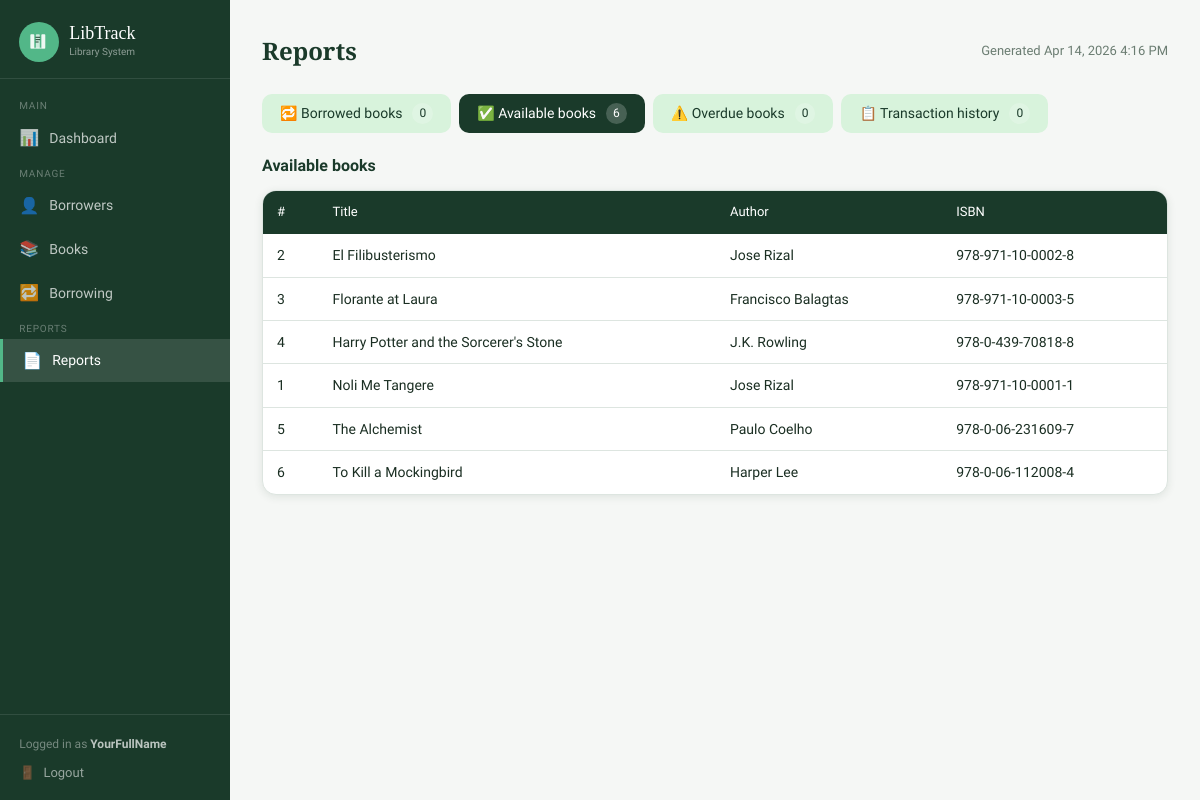
Page /reports.php?report=available (signed in) on the committed database.
### tables this page shows
CREATE TABLE IF NOT EXISTS books (
    book_id    INT AUTO_INCREMENT PRIMARY KEY,
    title      VARCHAR(200) NOT NULL,
    author     VARCHAR(150) NOT NULL,
    isbn       VARCHAR(30)  UNIQUE,
    available  TINYINT(1)   NOT NULL DEFAULT 1,
    created_at DATETIME DEFAULT CURRENT_TIMESTAMP
);

### config.php (called while the page is built, shortened)
<?php
function sanitize(string $str): string {
    return htmlspecialchars(trim($str), ENT_QUOTES, 'UTF-8');
}

### reports.php (the view, shortened to what this page needs)
<?php
require 'config.php';
$report = $_GET['report'] ?? 'borrowed';
$borrowed = $pdo->query("
    SELECT br.record_id, b.name AS borrower, b.contact, bk.title, bk.author,
           br.borrow_date, br.due_date, br.status
    FROM borrow_records br
    JOIN borrowers b  ON b.borrower_id = br.borrower_id
    JOIN books     bk ON bk.book_id    = br.book_id
    WHERE br.status IN ('borrowed','overdue')
    ORDER BY br.status DESC, br.due_date ASC
")->fetchAll();
$available = $pdo->query("
    SELECT book_id, title, author, isbn FROM books WHERE available=1 ORDER BY title
")->fetchAll();
$overdue = $pdo->query("
    SELECT br.record_id, b.name AS borrower, b.contact, bk.title,
           br.borrow_date, br.due_date,
           DATEDIFF(CURDATE(), br.due_date) AS days_overdue
    FROM borrow_records br
    JOIN borrowers b  ON b.borrower_id = br.borrower_id
    JOIN books     bk ON bk.book_id    = br.book_id
    WHERE br.status = 'overdue'
    ORDER BY br.due_date ASC
")->fetchAll();
$history = $pdo->query("
    SELECT br.record_id, b.name AS borrower, bk.title,
           br.borrow_date, br.due_date, br.return_date, br.status
    FROM borrow_records br
    JOIN borrowers b  ON b.borrower_id = br.borrower_id
    JOIN books     bk ON bk.book_id    = br.book_id
    ORDER BY br.record_id DESC
    LIMIT 100
")->fetchAll();
require 'includes/header.php';
?>
<div class="page-header">
  <h1>Reports</h1>
  <span style="font-size:13px;color:var(--text-muted);">Generated <?= date('M j, Y g:i A') ?></span>
</div>
<div style="display:flex;gap:.5rem;margin-bottom:1.25rem;flex-wrap:wrap;">
  <?php
  $tabs = [
    'borrowed'  => ['🔁 Borrowed books',   count($borrowed)],
    'available' => ['✅ Available books',   count($available)],
    'overdue'   => ['⚠️ Overdue books',    count($overdue)],
    'history'   => ['📋 Transaction history', count($history)],
  ];
  foreach ($tabs as $key => [$label, $count]):
  ?>
    <a href="reports.php?report=<?= $key ?>"
       class="btn <?= $report===$key ? 'btn-primary' : 'btn-secondary' ?>">
      <?= $label ?>
      <span style="background:rgba(255,255,255,.2);padding:1px 7px;border-radius:12px;font-size:12px;margin-left:4px;">
        <?= $count ?>
      </span>
    </a>
  <?php endforeach; ?>
</div>
<?php if ($report === 'borrowed'): ?>
  <h2 style="font-size:16px;margin-bottom:.75rem;color:var(--green-dark);">Currently borrowed books</h2>
  <?php if (empty($borrowed)): ?>
    <div class="empty-state card"><div class="icon">🎉</div><p>All books are currently available!</p></div>
  <?php else: ?>
  <div class="table-wrap">
    <table>
      <thead><tr><th>#</th><th>Borrower</th><th>Contact</th><th>Book</th><th>Author</th><th>Borrow date</th><th>Due date</th><th>Status</th></tr></thead>
      <tbody>
        <?php foreach ($borrowed as $r): ?>
        <tr>
          <td><?= $r['record_id'] ?></td>
          <td><?= sanitize($r['borrower']) ?></td>
          <td><?= sanitize($r['contact']) ?: '—' ?></td>
          <td><?= sanitize($r['title']) ?></td>
          <td><?= sanitize($r['author']) ?></td>
          <td><?= $r['borrow_date'] ?></td>
          <td><?= $r['due_date'] ?></td>
          <td><span class="badge badge-<?= $r['status'] ?>"><?= ucfirst($r['status']) ?></span></td>
        </tr>
        <?php endforeach; ?>
      </tbody>
    </table>
  </div>
  <?php endif; ?>
<?php elseif ($report === 'available'): ?>
  <h2 style="font-size:16px;margin-bottom:.75rem;color:var(--green-dark);">Available books</h2>
  <?php if (empty($available)): ?>
    <div class="empty-state card"><div class="icon">📚</div><p>No books are currently available.</p></div>
  <?php else: ?>
  <div class="table-wrap">
    <table>
      <thead><tr><th>#</th><th>Title</th><th>Author</th><th>ISBN</th></tr></thead>
      <tbody>
        <?php foreach ($available as $b): ?>
        <tr>
          <td><?= $b['book_id'] ?></td>
          <td><?= sanitize($b['title']) ?></td>
          <td><?= sanitize($b['author']) ?></td>
          <td><?= sanitize($b['isbn']) ?: '—' ?></td>
        </tr>
        <?php endforeach; ?>
      </tbody>
    </table>
  </div>
  <?php endif; ?>
<?php endif; ?>
<?php require 'includes/footer.php'; ?>

### assets/css/style.css (style rules this page uses)
:root { --green-dark: #1a3a2a; --green-mid: #2d6a4f; --green-light: #52b788; --green-pale: #d8f3dc; --accent: #f4a261; --danger: #c0392b; --danger-pale: #fde8e8; --warning: #e67e22; --warning-pale: #fef3e2; --bg: #f5f7f5; --surface: #ffffff; --border: #dde5e0; --text: #1a2e22; --text-muted: #6b7d72; --radius: 10px; --radius-lg: 14px; --shadow: 0 2px 8px rgba(26,58,42,.10); }
*, *::before, *::after { box-sizing: border-box; margin: 0; padding: 0; }
body { font-family: 'Source Sans 3', sans-serif; background: var(--bg); color: var(--text); font-size: 15px; line-height: 1.6; min-height: 100vh; }
a { color: var(--green-mid); text-decoration: none; }
.page-header { display: flex; align-items: center; justify-content: space-between; margin-bottom: 1.5rem; flex-wrap: wrap; gap: .75rem; }
.page-header h1 { font-family: 'Playfair Display', serif; font-size: 24px; font-weight: 600; color: var(--green-dark); }
.btn { display: inline-flex; align-items: center; gap: 6px; padding: 8px 18px; border-radius: var(--radius); font-size: 14px; font-weight: 500; cursor: pointer; border: none; transition: filter .15s, transform .1s; text-decoration: none; }
.btn-primary { background: var(--green-dark); color: #fff; }
.btn-secondary { background: var(--green-pale); color: var(--green-dark); }
.table-wrap { background: var(--surface); border: 1px solid var(--border); border-radius: var(--radius-lg); overflow: hidden; box-shadow: var(--shadow); }
table { width: 100%; border-collapse: collapse; font-size: 14px; }
thead th { background: var(--green-dark); color: #fff; padding: 11px 14px; text-align: left; font-weight: 500; font-size: 13px; }
tbody tr { transition: background .1s; }
tbody td { padding: 10px 14px; border-bottom: 1px solid var(--border); vertical-align: middle; }
tbody tr:last-child td { border-bottom: none; }

### rows in the picture
books: book_id "2", title "El Filibusterismo", author "Jose Rizal", isbn "978-971-10-0002-8"
books: book_id "3", title "Florante at Laura", author "Francisco Balagtas", isbn "978-971-10-0003-5"
books: book_id "4", title "Harry Potter and the Sorcerer's Stone", author "J.K. Rowling", isbn "978-0-439-70818-8"
books: book_id "1", title "Noli Me Tangere", author "Jose Rizal", isbn "978-971-10-0001-1"
books: book_id "5", title "The Alchemist", author "Paulo Coelho", isbn "978-0-06-231609-7"
books: book_id "6", title "To Kill a Mockingbird", author "Harper Lee", isbn "978-0-06-112008-4"

### other values in the picture
$_SESSION['admin_name'] "YourFullName"
$label "🔁 Borrowed books"
$count "0"
$label "✅ Available books"
$count "6"
$label "⚠️ Overdue books"
$label "📋 Transaction history"
